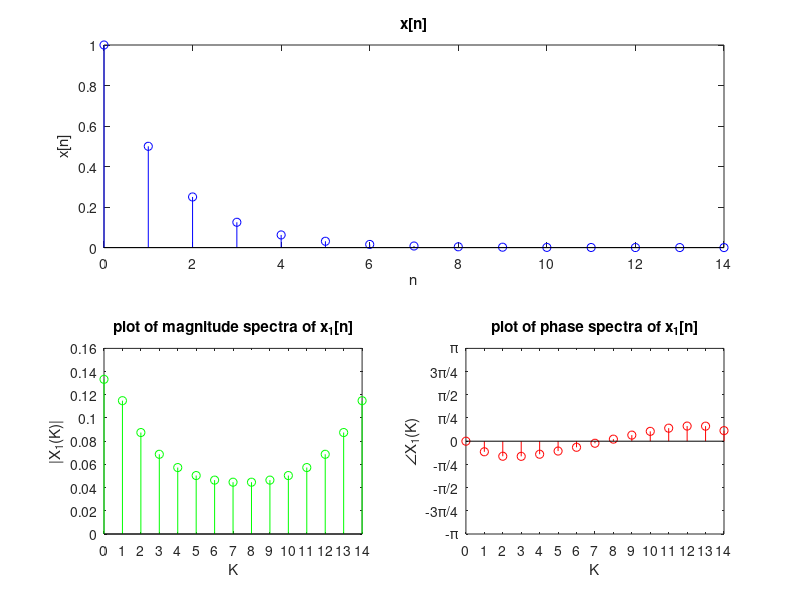

The MATLAB source for this figure:
clc
clear all
close all

% my code for Problem  #11 part(a)
N = 15;
n = 0:N-1;                                        %x1[n] has fandamental period 15
x = (0.5).^(n);
X = fft(x)./N;
xm1 = abs(X);
xp1 = angle(X);

figure(1);
subplot(2, 2, [1,2])                            % This is a plot of the original signal
stem(n, x, 'b');                                % This is a plot of the original signal
xlabel('n')
ylabel('x[n]')
title('x[n]')
subplot(2, 2, 3);                               % This is a plot of the Magnitude
stem(n, xm1, 'g');                              % This is a plot of the Magnitude
title('plot of magnitude spectra of x_1[n]');
xlabel('K');
ylabel('|X_1(K)|');
xticks(n);
subplot(2, 2, 4);                               % This is a plot of the Phase
stem(n, xp1, 'r');                              % This is a plot of the Phase
title('plot of phase spectra of x_1[n]');
xlabel('K');
ylabel('\angleX_1(K)');
xticks(n);
ylim([-pi pi]);
yticks([-pi:pi/4:pi]);
yticklabels({'-\pi','-3\pi/4','-\pi/2','-\pi/4','0','\pi/4','\pi/2','3\pi/4','\pi'});
